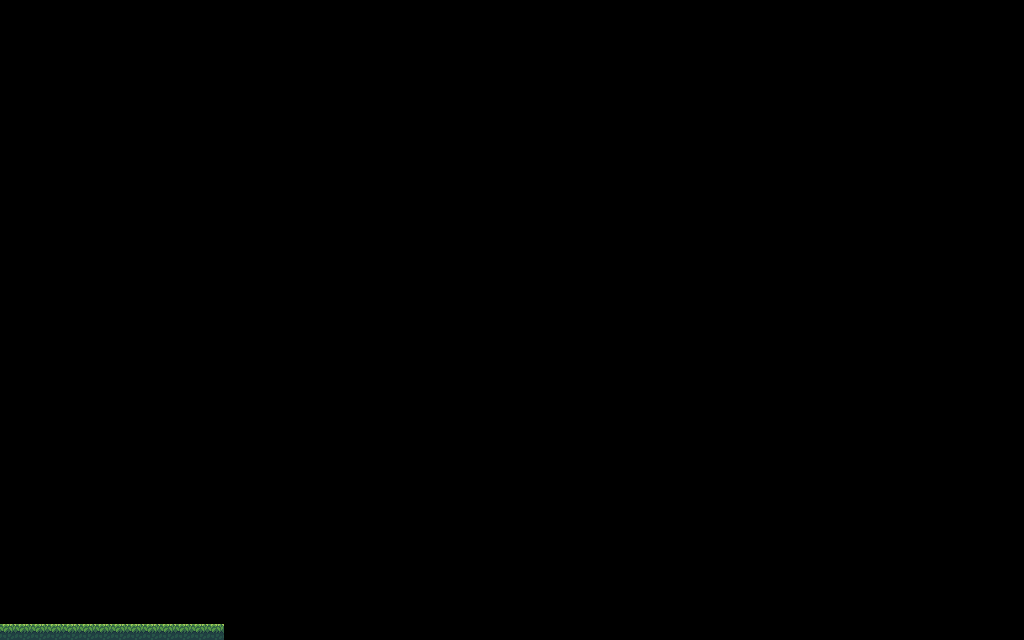

Below is a game level as drawn by its tile map, then a one-line description and the .tmx file that defines it, in full:
An orthogonal 64x40 tile map with 16x16 px tiles, 1 tile layer (idkwhatdowiththisyet) and 1 object.

<map version="1.0" tiledversion="2018.04.18" orientation="orthogonal" renderorder="right-down" width="64" height="40" tilewidth="16" tileheight="16" infinite="0" nextobjectid="7">
 <tileset firstgid="1" source="fixedtileset.tsx" />
 <layer name="idkwhatdowiththisyet" width="64" height="40">
  <data encoding="csv">
0,0,0,0,0,0,0,0,0,0,0,0,0,0,0,0,0,0,0,0,0,0,0,0,0,0,0,0,0,0,0,0,0,0,0,0,0,0,0,0,0,0,0,0,0,0,0,0,0,0,0,0,0,0,0,0,0,0,0,0,0,0,0,0,
0,0,0,0,0,0,0,0,0,0,0,0,0,0,0,0,0,0,0,0,0,0,0,0,0,0,0,0,0,0,0,0,0,0,0,0,0,0,0,0,0,0,0,0,0,0,0,0,0,0,0,0,0,0,0,0,0,0,0,0,0,0,0,0,
0,0,0,0,0,0,0,0,0,0,0,0,0,0,0,0,0,0,0,0,0,0,0,0,0,0,0,0,0,0,0,0,0,0,0,0,0,0,0,0,0,0,0,0,0,0,0,0,0,0,0,0,0,0,0,0,0,0,0,0,0,0,0,0,
0,0,0,0,0,0,0,0,0,0,0,0,0,0,0,0,0,0,0,0,0,0,0,0,0,0,0,0,0,0,0,0,0,0,0,0,0,0,0,0,0,0,0,0,0,0,0,0,0,0,0,0,0,0,0,0,0,0,0,0,0,0,0,0,
0,0,0,0,0,0,0,0,0,0,0,0,0,0,0,0,0,0,0,0,0,0,0,0,0,0,0,0,0,0,0,0,0,0,0,0,0,0,0,0,0,0,0,0,0,0,0,0,0,0,0,0,0,0,0,0,0,0,0,0,0,0,0,0,
0,0,0,0,0,0,0,0,0,0,0,0,0,0,0,0,0,0,0,0,0,0,0,0,0,0,0,0,0,0,0,0,0,0,0,0,0,0,0,0,0,0,0,0,0,0,0,0,0,0,0,0,0,0,0,0,0,0,0,0,0,0,0,0,
0,0,0,0,0,0,0,0,0,0,0,0,0,0,0,0,0,0,0,0,0,0,0,0,0,0,0,0,0,0,0,0,0,0,0,0,0,0,0,0,0,0,0,0,0,0,0,0,0,0,0,0,0,0,0,0,0,0,0,0,0,0,0,0,
0,0,0,0,0,0,0,0,0,0,0,0,0,0,0,0,0,0,0,0,0,0,0,0,0,0,0,0,0,0,0,0,0,0,0,0,0,0,0,0,0,0,0,0,0,0,0,0,0,0,0,0,0,0,0,0,0,0,0,0,0,0,0,0,
0,0,0,0,0,0,0,0,0,0,0,0,0,0,0,0,0,0,0,0,0,0,0,0,0,0,0,0,0,0,0,0,0,0,0,0,0,0,0,0,0,0,0,0,0,0,0,0,0,0,0,0,0,0,0,0,0,0,0,0,0,0,0,0,
0,0,0,0,0,0,0,0,0,0,0,0,0,0,0,0,0,0,0,0,0,0,0,0,0,0,0,0,0,0,0,0,0,0,0,0,0,0,0,0,0,0,0,0,0,0,0,0,0,0,0,0,0,0,0,0,0,0,0,0,0,0,0,0,
0,0,0,0,0,0,0,0,0,0,0,0,0,0,0,0,0,0,0,0,0,0,0,0,0,0,0,0,0,0,0,0,0,0,0,0,0,0,0,0,0,0,0,0,0,0,0,0,0,0,0,0,0,0,0,0,0,0,0,0,0,0,0,0,
0,0,0,0,0,0,0,0,0,0,0,0,0,0,0,0,0,0,0,0,0,0,0,0,0,0,0,0,0,0,0,0,0,0,0,0,0,0,0,0,0,0,0,0,0,0,0,0,0,0,0,0,0,0,0,0,0,0,0,0,0,0,0,0,
0,0,0,0,0,0,0,0,0,0,0,0,0,0,0,0,0,0,0,0,0,0,0,0,0,0,0,0,0,0,0,0,0,0,0,0,0,0,0,0,0,0,0,0,0,0,0,0,0,0,0,0,0,0,0,0,0,0,0,0,0,0,0,0,
0,0,0,0,0,0,0,0,0,0,0,0,0,0,0,0,0,0,0,0,0,0,0,0,0,0,0,0,0,0,0,0,0,0,0,0,0,0,0,0,0,0,0,0,0,0,0,0,0,0,0,0,0,0,0,0,0,0,0,0,0,0,0,0,
0,0,0,0,0,0,0,0,0,0,0,0,0,0,0,0,0,0,0,0,0,0,0,0,0,0,0,0,0,0,0,0,0,0,0,0,0,0,0,0,0,0,0,0,0,0,0,0,0,0,0,0,0,0,0,0,0,0,0,0,0,0,0,0,
0,0,0,0,0,0,0,0,0,0,0,0,0,0,0,0,0,0,0,0,0,0,0,0,0,0,0,0,0,0,0,0,0,0,0,0,0,0,0,0,0,0,0,0,0,0,0,0,0,0,0,0,0,0,0,0,0,0,0,0,0,0,0,0,
0,0,0,0,0,0,0,0,0,0,0,0,0,0,0,0,0,0,0,0,0,0,0,0,0,0,0,0,0,0,0,0,0,0,0,0,0,0,0,0,0,0,0,0,0,0,0,0,0,0,0,0,0,0,0,0,0,0,0,0,0,0,0,0,
0,0,0,0,0,0,0,0,0,0,0,0,0,0,0,0,0,0,0,0,0,0,0,0,0,0,0,0,0,0,0,0,0,0,0,0,0,0,0,0,0,0,0,0,0,0,0,0,0,0,0,0,0,0,0,0,0,0,0,0,0,0,0,0,
0,0,0,0,0,0,0,0,0,0,0,0,0,0,0,0,0,0,0,0,0,0,0,0,0,0,0,0,0,0,0,0,0,0,0,0,0,0,0,0,0,0,0,0,0,0,0,0,0,0,0,0,0,0,0,0,0,0,0,0,0,0,0,0,
0,0,0,0,0,0,0,0,0,0,0,0,0,0,0,0,0,0,0,0,0,0,0,0,0,0,0,0,0,0,0,0,0,0,0,0,0,0,0,0,0,0,0,0,0,0,0,0,0,0,0,0,0,0,0,0,0,0,0,0,0,0,0,0,
0,0,0,0,0,0,0,0,0,0,0,0,0,0,0,0,0,0,0,0,0,0,0,0,0,0,0,0,0,0,0,0,0,0,0,0,0,0,0,0,0,0,0,0,0,0,0,0,0,0,0,0,0,0,0,0,0,0,0,0,0,0,0,0,
0,0,0,0,0,0,0,0,0,0,0,0,0,0,0,0,0,0,0,0,0,0,0,0,0,0,0,0,0,0,0,0,0,0,0,0,0,0,0,0,0,0,0,0,0,0,0,0,0,0,0,0,0,0,0,0,0,0,0,0,0,0,0,0,
0,0,0,0,0,0,0,0,0,0,0,0,0,0,0,0,0,0,0,0,0,0,0,0,0,0,0,0,0,0,0,0,0,0,0,0,0,0,0,0,0,0,0,0,0,0,0,0,0,0,0,0,0,0,0,0,0,0,0,0,0,0,0,0,
0,0,0,0,0,0,0,0,0,0,0,0,0,0,0,0,0,0,0,0,0,0,0,0,0,0,0,0,0,0,0,0,0,0,0,0,0,0,0,0,0,0,0,0,0,0,0,0,0,0,0,0,0,0,0,0,0,0,0,0,0,0,0,0,
0,0,0,0,0,0,0,0,0,0,0,0,0,0,0,0,0,0,0,0,0,0,0,0,0,0,0,0,0,0,0,0,0,0,0,0,0,0,0,0,0,0,0,0,0,0,0,0,0,0,0,0,0,0,0,0,0,0,0,0,0,0,0,0,
0,0,0,0,0,0,0,0,0,0,0,0,0,0,0,0,0,0,0,0,0,0,0,0,0,0,0,0,0,0,0,0,0,0,0,0,0,0,0,0,0,0,0,0,0,0,0,0,0,0,0,0,0,0,0,0,0,0,0,0,0,0,0,0,
0,0,0,0,0,0,0,0,0,0,0,0,0,0,0,0,0,0,0,0,0,0,0,0,0,0,0,0,0,0,0,0,0,0,0,0,0,0,0,0,0,0,0,0,0,0,0,0,0,0,0,0,0,0,0,0,0,0,0,0,0,0,0,0,
0,0,0,0,0,0,0,0,0,0,0,0,0,0,0,0,0,0,0,0,0,0,0,0,0,0,0,0,0,0,0,0,0,0,0,0,0,0,0,0,0,0,0,0,0,0,0,0,0,0,0,0,0,0,0,0,0,0,0,0,0,0,0,0,
0,0,0,0,0,0,0,0,0,0,0,0,0,0,0,0,0,0,0,0,0,0,0,0,0,0,0,0,0,0,0,0,0,0,0,0,0,0,0,0,0,0,0,0,0,0,0,0,0,0,0,0,0,0,0,0,0,0,0,0,0,0,0,0,
0,0,0,0,0,0,0,0,0,0,0,0,0,0,0,0,0,0,0,0,0,0,0,0,0,0,0,0,0,0,0,0,0,0,0,0,0,0,0,0,0,0,0,0,0,0,0,0,0,0,0,0,0,0,0,0,0,0,0,0,0,0,0,0,
0,0,0,0,0,0,0,0,0,0,0,0,0,0,0,0,0,0,0,0,0,0,0,0,0,0,0,0,0,0,0,0,0,0,0,0,0,0,0,0,0,0,0,0,0,0,0,0,0,0,0,0,0,0,0,0,0,0,0,0,0,0,0,0,
0,0,0,0,0,0,0,0,0,0,0,0,0,0,0,0,0,0,0,0,0,0,0,0,0,0,0,0,0,0,0,0,0,0,0,0,0,0,0,0,0,0,0,0,0,0,0,0,0,0,0,0,0,0,0,0,0,0,0,0,0,0,0,0,
0,0,0,0,0,0,0,0,0,0,0,0,0,0,0,0,0,0,0,0,0,0,0,0,0,0,0,0,0,0,0,0,0,0,0,0,0,0,0,0,0,0,0,0,0,0,0,0,0,0,0,0,0,0,0,0,0,0,0,0,0,0,0,0,
0,0,0,0,0,0,0,0,0,0,0,0,0,0,0,0,0,0,0,0,0,0,0,0,0,0,0,0,0,0,0,0,0,0,0,0,0,0,0,0,0,0,0,0,0,0,0,0,0,0,0,0,0,0,0,0,0,0,0,0,0,0,0,0,
0,0,0,0,0,0,0,0,0,0,0,0,0,0,0,0,0,0,0,0,0,0,0,0,0,0,0,0,0,0,0,0,0,0,0,0,0,0,0,0,0,0,0,0,0,0,0,0,0,0,0,0,0,0,0,0,0,0,0,0,0,0,0,0,
0,0,0,0,0,0,0,0,0,0,0,0,0,0,0,0,0,0,0,0,0,0,0,0,0,0,0,0,0,0,0,0,0,0,0,0,0,0,0,0,0,0,0,0,0,0,0,0,0,0,0,0,0,0,0,0,0,0,0,0,0,0,0,0,
0,0,0,0,0,0,0,0,0,0,0,0,0,0,0,0,0,0,0,0,0,0,0,0,0,0,0,0,0,0,0,0,0,0,0,0,0,0,0,0,0,0,0,0,0,0,0,0,0,0,0,0,0,0,0,0,0,0,0,0,0,0,0,0,
0,0,0,0,0,0,0,0,0,0,0,0,0,0,0,0,0,0,0,0,0,0,0,0,0,0,0,0,0,0,0,0,0,0,0,0,0,0,0,0,0,0,0,0,0,0,0,0,0,0,0,0,0,0,0,0,0,0,0,0,0,0,0,0,
0,0,0,0,0,0,0,0,0,0,0,0,0,0,0,0,0,0,0,0,0,0,0,0,0,0,0,0,0,0,0,0,0,0,0,0,0,0,0,0,0,0,0,0,0,0,0,0,0,0,0,0,0,0,0,0,0,0,0,0,0,0,0,0,
376,376,376,376,376,376,376,376,376,376,376,376,376,376,0,0,0,0,0,0,0,0,0,0,0,0,0,0,0,0,0,0,0,0,0,0,0,0,0,0,0,0,0,0,0,0,0,0,0,0,0,0,0,0,0,0,0,0,0,0,0,0,0,0
</data>
 </layer>
 <objectgroup name="Platforms">
  <object id="2" x="0" y="624" width="224" height="16" />
 </objectgroup>
</map>
